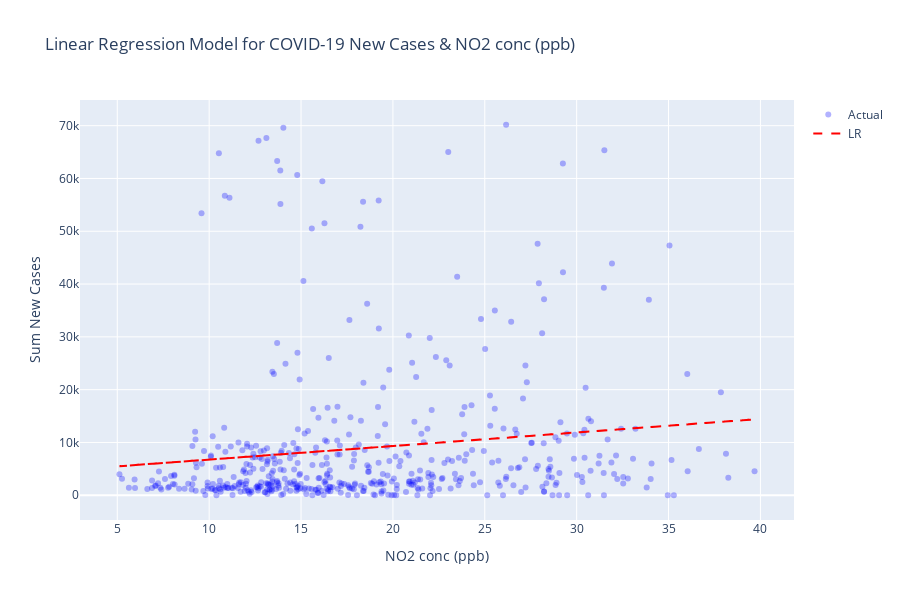

Notebook code for this chart:
### Code cell
# For NO2 conc (ppb) & Sum New Cases
## Perform regression modeling
from sklearn.linear_model import LinearRegression
from sklearn.metrics import r2_score, mean_squared_error

import statsmodels.api as sm
import calendar

# Convert datetime to int
#x = data['Date'].values.astype(int) / 10**9  # Convert to seconds (UNIX epoch start)
#x = x.reshape(-1, 1)


x = NewData['NO2 conc (ppb)']
y = NewData['Sum New Cases']

#--------------------------------------------------------------
# Linear regression model
#--------------------------------------------------------------
# Stastical approach
x_lms = sm.add_constant(x)
linear_model_stat = sm.OLS(y, x_lms)
lms_results = linear_model_stat.fit()
p_values = lms_results.pvalues[1:]

# Machine learning approach (no p-values)
linear_model = LinearRegression()
linear_model.fit(x_lms, y)
y_linear_pred = linear_model.predict(x_lms)

# Calculate R2 and RMSE for linear regression model
linear_r2 = r2_score(y, y_linear_pred)
linear_rmse = np.sqrt(mean_squared_error(y, y_linear_pred))

print("Model Evaluation")
print("\nLinear Regression: RMSE=%.2f, R2=%.2f" % (linear_rmse, linear_r2))
for i, p_value in enumerate(p_values.index):
  print(f'P({p_value}): {p_values[i]}')

if any(p_values <= 0.05):
  print("There is a significant relationship between the predictor and the response\n")
else:
  print("There is no significant relationship between the predictor and the response\n")


# Plot the model
import plotly.graph_objects as go

xtt = NewData['NO2 conc (ppb)']#.dt.strftime('%Y-%m-%d')
scatter_actual = go.Scatter(x=xtt, y=y, mode='markers', name='Actual', marker=dict(color='blue', opacity=0.3))

line_regression = go.Scatter(x=xtt, y=y_linear_pred, mode='lines', name='LR', line=dict(color='red', dash='dash'))

data = [scatter_actual, line_regression]

layout = go.Layout(xaxis=dict(title='NO2 conc (ppb)'),
                   yaxis=dict(title='Sum New Cases'),
                   title='Linear Regression Model for COVID-19 New Cases & NO2 conc (ppb)',
                   showlegend=True,
                   height=600)

fig = go.Figure(data=data, layout=layout)
fig.show()

### Figure 1 — Plotly figure (JSON) as saved in the notebook; plotly's stock layout.template omitted (floating-point values rounded to 4 significant figures; data arrays with more than 128 entries replaced by an {"elided": "..."} marker saying what was removed)
{"data": [{"marker": {"color": "blue", "opacity": 0.3}, "mode": "markers", "name": "Actual", "x": {"elided": "499 float values"}, "y": {"elided": "499 float values"}, "type": "scatter"}, {"line": {"color": "red", "dash": "dash"}, "mode": "lines", "name": "LR", "x": {"elided": "499 float values"}, "y": {"elided": "499 float values"}, "type": "scatter"}], "layout": {"height": 600, "showlegend": true, "title": {"text": "Linear Regression Model for COVID-19 New Cases & NO2 conc (ppb)"}, "xaxis": {"title": {"text": "NO2 conc (ppb)"}}, "yaxis": {"title": {"text": "Sum New Cases"}}}}
